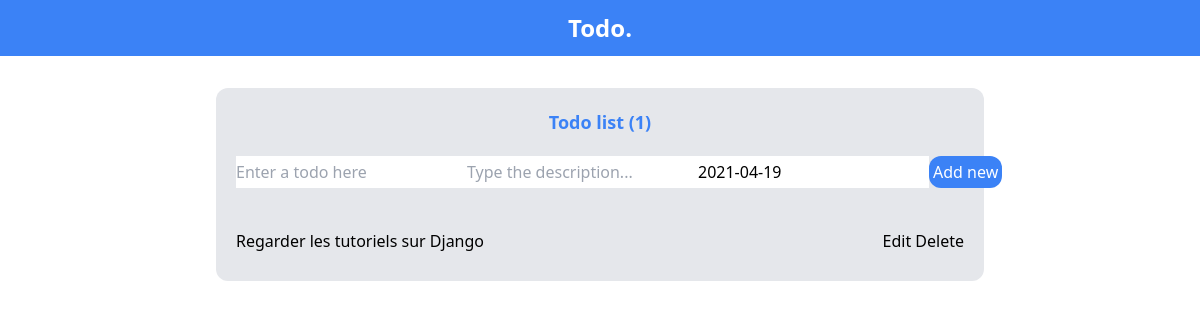
/, run on an earlier commit of the app's database.
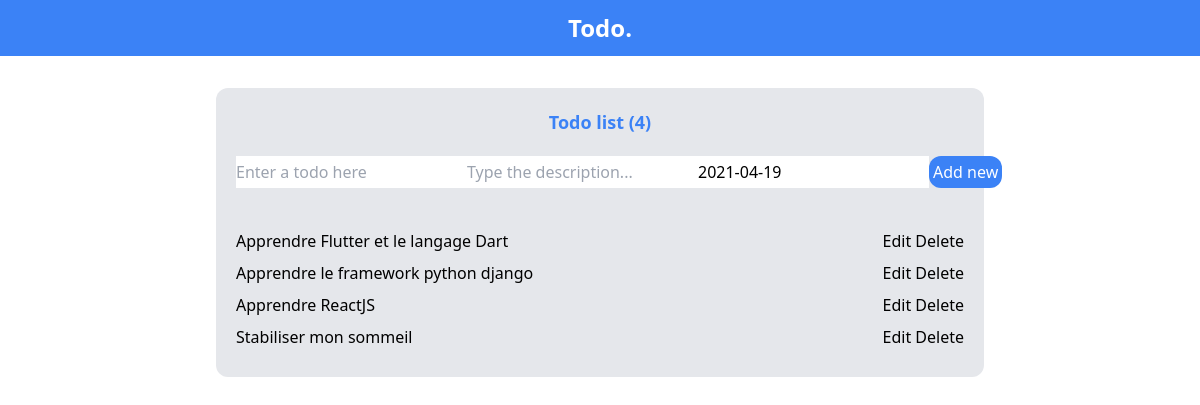
And on a later commit of the database.
### todo/models.py (models this page shows, shortened)
class Todo(models.Model):
    title = models.CharField(max_length=255)
    completed = models.BooleanField(default=False)
    posted_date = models.DateTimeField(auto_now_add=True)
    description = models.CharField(max_length=255)
    programmed_date = models.DateField(auto_now=False, auto_now_add=False, default=datetime.datetime.now())

### todo/views.py (the view)
# urls.py: path('', views.index, name="home"),
def index(request):
    todos = Todo.objects.all()
    counting = Todo.objects.count()
    form = TodoForm()
    if request.method == 'POST':
        form = TodoForm(request.POST)
        if form.is_valid():
            form.save()
            return redirect('/')
    else:
        form = TodoForm()
    context = {'todos':todos, 'counting':counting, 'form':form}
    return render(request, "todo/index.html", context)

### todo/forms.py
class TodoForm(ModelForm):
    class Meta:
        model = Todo
        fields = ('title','description','completed', 'programmed_date')
        widgets = {
            'title': TextInput(attrs={'placeholder': 'Enter a todo here'}),
            'description': TextInput(attrs={'placeholder': 'Type the description...'}),
        }

### todo/templates/todo/index.html (shortened to what this page needs)
<!DOCTYPE html>
<html lang="en">
<head>
    <link href="https://unpkg.com/tailwindcss@^2/dist/tailwind.min.css" rel="stylesheet">
</head>
<body>
    <div class="container bg-blue-500 text-white max-w-full flex justify-around items-center h-14">
        <p class="text-2xl font-bold">Todo.</p>
    </div>
    <div class="container bg-gray-200 max-w-3xl rounded-xl mx-auto p-5 mt-8">
        <p class="text-blue-500 text-lg text-center font-semibold mb-5">Todo list ({{counting}})</p>
        <form action="" method="POST" class="flex justify-evenly">
            {{form.title}}
            {{form.description}}
            {{form.programmed_date}}
            <br>
            <input class="bg-blue-500 text-white p-1 rounded-xl hover:bg-blue-600" type="submit" value="Add new">
        </form>
        <hr>
        <ul class="mt-10">
            {%for todo in todos%}
                {%if todo.completed%}
                    <strike>
                        <li class="border-b-8 flex justify-between"><a class="hover:text-indigo-500" href="{% url 'detail' todo.id %}">{{todo.title}}</a>
                    </strike>
                {%else%}
                    <li class="border-b-8 flex justify-between"><a class="hover:text-blue-500" href="{% url 'detail' todo.id %}">{{todo.title}}</a>
                {%endif%}
                <div class="action flex justify-between">
                    <a class="hover:text-yellow-400" href="{% url 'edit' todo.id %}">Edit</a>
                    <a class="hover:text-red-500" href="{% url 'delete' todo.id %}">Delete</a>
                </div>
                </li>
            {%endfor%}
        </ul>
    </div>
</body>
</html>

What changed in the data, as far as the page shows it:
removed Todo: title "Regarder les tutoriels sur Django"
added Todo: title "Apprendre Flutter et le langage Dart"
added Todo: title "Apprendre le framework python django"
added Todo: title "Apprendre ReactJS"
added Todo: title "Stabiliser mon sommeil"
Also different on the page:
{{ counting }}: "1" → "4"
